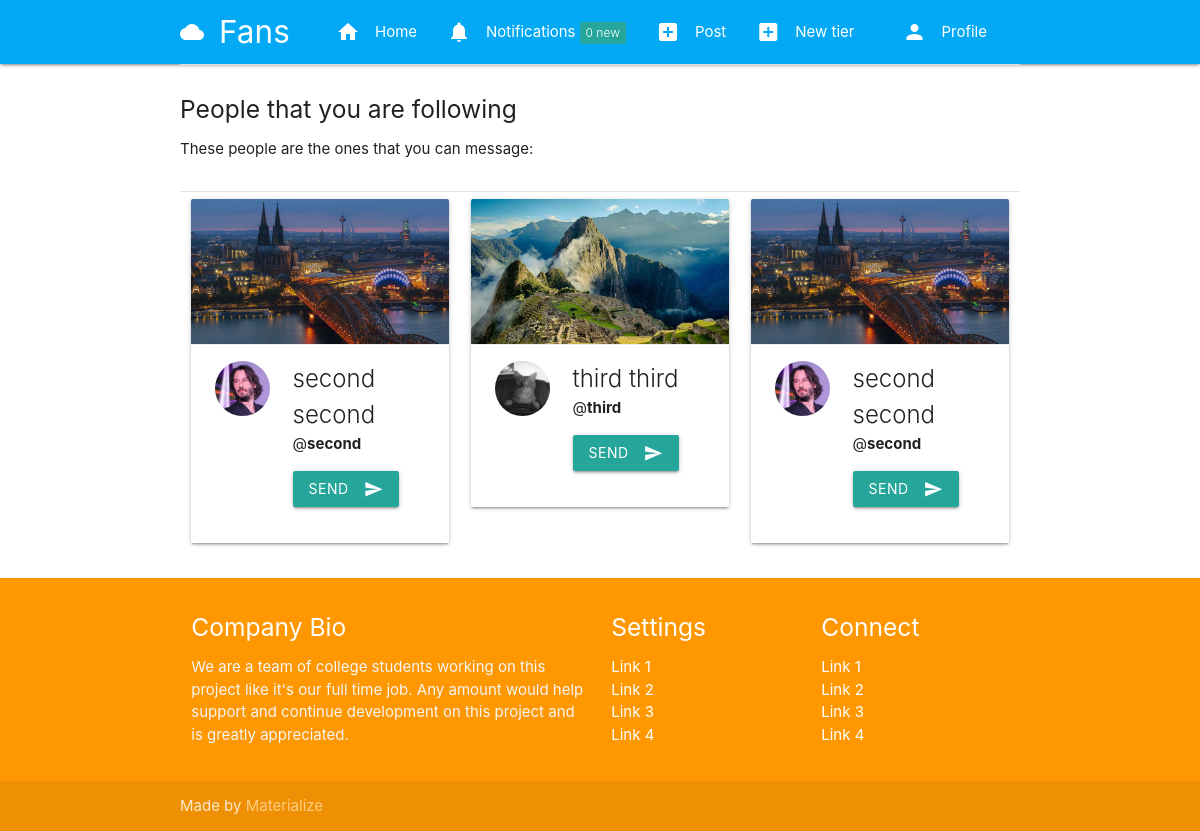
The app's page /messages/start/ (signed in) with its own data.
### tier/models.py (models this page shows, shortened)
class Subscription(models.Model):
    subscriber = models.ForeignKey(User, related_name=("subscriber"), on_delete=models.CASCADE)
    subscribed = models.ForeignKey(User, related_name=("subscribed"), on_delete=models.CASCADE)
    tier = models.ForeignKey(Tier, related_name=("tier"), on_delete=models.CASCADE)
    date = models.DateTimeField(auto_now_add=True)
    expired = models.BooleanField(default=False)

### authy/models.py (models this page shows, shortened)
class Profile(models.Model):
	user = models.OneToOneField(User, on_delete=models.CASCADE, related_name='profile')
	location = models.CharField(max_length=50, null=True, blank=True)
	url = models.CharField(max_length=80, null=True, blank=True)
	profile_info = models.TextField(max_length=150, null=True, blank=True)
	created = models.DateField(auto_now_add=True)
	picture = models.ImageField(upload_to=user_directory_path_profile, blank=True, null=True, verbose_name='Picture')
	banner = models.ImageField(upload_to=user_directory_path_banner, blank=True, null=True, verbose_name='Banner')

### direct/views.py (the view)
# urls.py: path('start/',people_we_can_message,name='people-we-can-message'),
@login_required
def people_we_can_message(request):
  people = Subscription.objects.filter(Q(subscriber=request.user) & Q(tier__can_message=True))
  context = {
    'people':people,
  }
  return render(request,'direct/can_message_list.html',context)

### authy/views.py (called while the page is built)
def side_nav_info(request):
	user = request.user
	nav_profile = None
	fans = None
	follows = None
	if user.is_authenticated:
		nav_profile = Profile.objects.get(user=user)
		fans = Subscription.objects.filter(subscribed=user).count()
		follows = Subscription.objects.filter(subscriber=user).count()
	return {'nav_profile': nav_profile, 'fans': fans, 'follows': follows}

### notifications/views.py (called while the page is built)
def count_notifications(request):
  count_notifications = None
  if request.user.is_authenticated:
    count_notifications = Notification.objects.filter(user=request.user,is_seen=False).count()
  return {'count_notifications':count_notifications}

### fans_clone/templates/direct/can_message_list.html (shortened to what this page needs)
{% extends 'base.html' %}
{% load static %}
{% block content %}
<div class="divider"></div>
<div class="section">
  <h5>People that you are following</h5>
  <p>These people are the ones that you can message:</p>
</div>
<div class="divider"></div>
{% for person in people %}
    <div class="col s12 m4">
              <div class="card">
                <div class="card-image">
                  {% if person.subscribed.profile.banner %}
                    <img src="{{ person.subscribed.profile.banner.url }}">
                  {% else %}
                    <img src="{% static 'img/nobanner.jpg' %}">
                  {% endif %}
                </div>
                <div class="card-action">
                    <div class="row">
                        <div class="col s4">
                        {% if person.subscribed.profile.picture %}
                            <img src="{{ person.subscribed.profile.picture.url }}" class="circle responsive-img">
                          {% else %}
                            <img src="{% static 'img/no_avatar.jpg' %}" class="circle responsive-img">
                          {% endif %}
                        </div>
                        <div class="col s8">
                            <span class="card-title">
                                {{ person.subscribed.first_name }} {{ person.subscribed.last_name }}
                            </span>
                            <br>
                            <span>@<b>{{ person.subscribed.username }}</b></span>
                            <a href="{% url 'new-conversation' person.subscribed.username %}" class="waves-effect waves-light btn"><i class="material-icons right">send</i>Send</a>
                        </div>
                    </div>
                </div>
              </div>
    </div>
{% endfor %}
{% endblock %}

### records on screen
Subscription: subscribed.profile.banner (picture), subscribed.profile.picture (placeholder picture), subscribed.first_name "second", subscribed.last_name "second", subscribed.username "second"
Subscription: subscribed.profile.banner (picture), subscribed.profile.picture (placeholder picture), subscribed.first_name "third", subscribed.last_name "third", subscribed.username "third"
Subscription: subscribed.profile.banner (picture), subscribed.profile.picture (placeholder picture), subscribed.first_name "second", subscribed.last_name "second", subscribed.username "second"

### other values on screen
{{ count_notifications }} "0"
